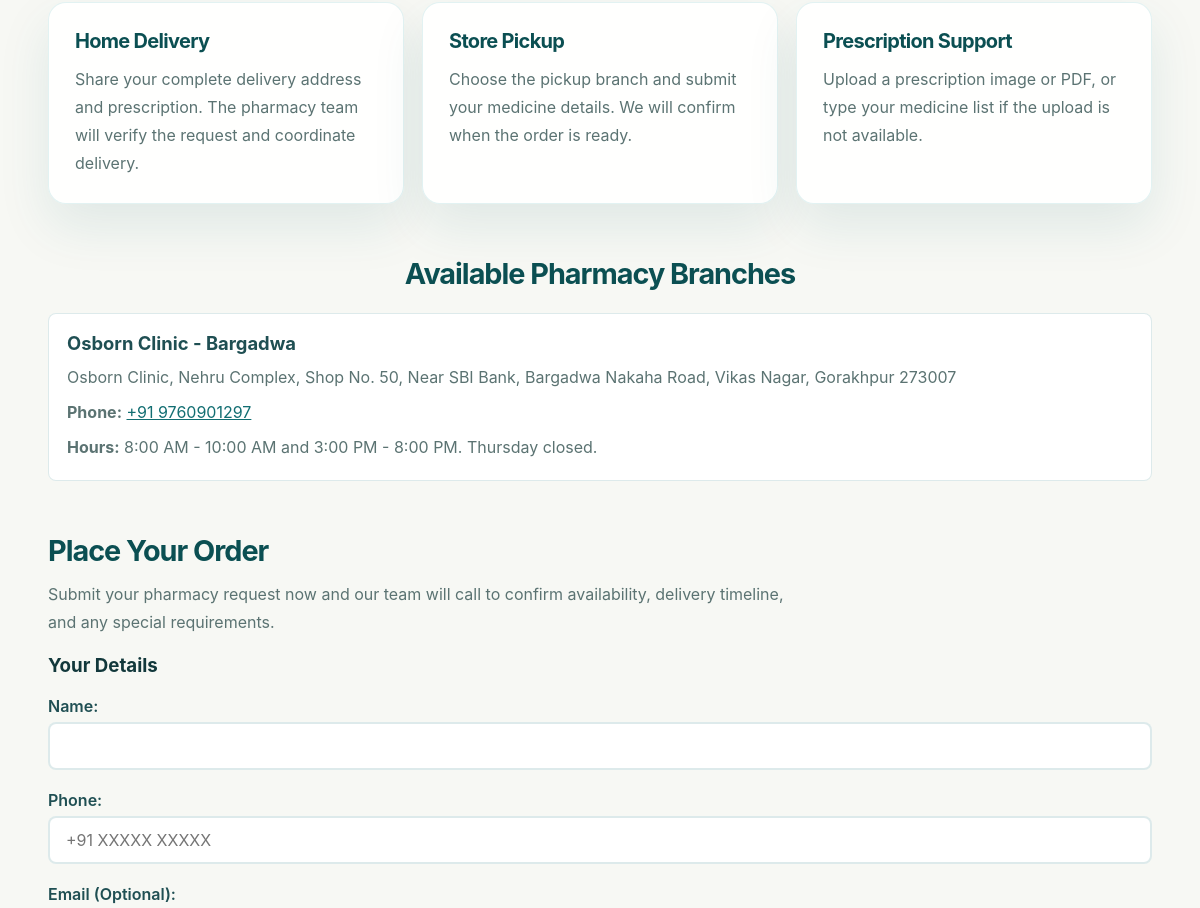
Before: /pharmacy (middle part) with the older database file.
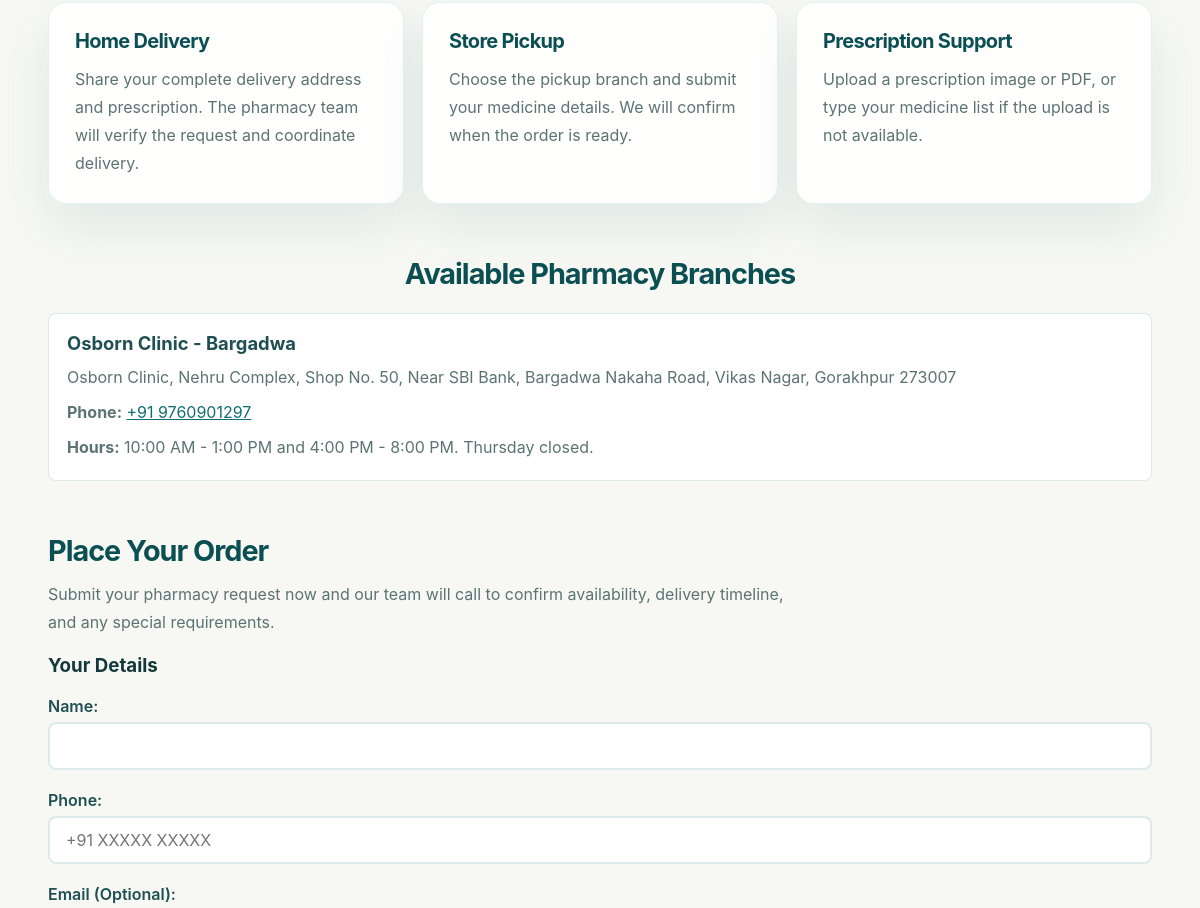
After: the same page with the newer database file.
### main/models.py (models this page shows, shortened)
class Clinic(models.Model):
    name = models.CharField(max_length=120)
    slug = models.SlugField(max_length=140, unique=True, blank=True)
    address = models.TextField()
    phone = models.CharField(max_length=20)
    alternate_phone = models.CharField(max_length=20, blank=True)
    email = models.EmailField(blank=True)
    operating_hours = models.CharField(max_length=160, blank=True)
    services_offered = models.TextField(blank=True)
    offers_consultation = models.BooleanField(default=True)
    offers_pharmacy = models.BooleanField(default=False)
    offers_pathology = models.BooleanField(default=False)
    map_embed_url = models.URLField(max_length=1000, blank=True)
    google_maps_url = models.URLField(max_length=1000, blank=True)
    is_active = models.BooleanField(default=True)
    sort_order = models.PositiveIntegerField(default=0)
    created_at = models.DateTimeField(auto_now_add=True)
    updated_at = models.DateTimeField(auto_now=True)
    class Meta:
        ordering = ['sort_order', 'name']
    def __str__(self):
        return self.name

### main/views.py (the view)
# urls.py: path("pharmacy", views.pharmacy, name="pharmacy"),
def pharmacy(request):
    clinics = Clinic.objects.filter(is_active=True, offers_pharmacy=True)
    if request.method == 'POST':
        form = PharmacyOrderForm(request.POST, request.FILES)
        if form.is_valid():
            order = form.save()
            messages.success(
                request,
                f"Thank you, {order.name}! Your pharmacy request for {order.get_delivery_mode_display()} "
                f"has been received. We'll contact you soon at {order.phone}.",
            )
            return redirect('pharmacy')
    else:
        form = PharmacyOrderForm()
    return render(request, "pharmacy.html", {"clinics": clinics, "form": form})

### templates/pharmacy.html (shortened to what this page needs)
{% extends "base.html" %}
{% block content %}
<section class="service-panel-grid">
    <article class="service-panel">
        <h2>Home Delivery</h2>
        <p>Share your complete delivery address and prescription. The pharmacy team will verify the request and coordinate delivery.</p>
    </article>
    <article class="service-panel">
        <h2>Store Pickup</h2>
        <p>Choose the pickup branch and submit your medicine details. We will confirm when the order is ready.</p>
    </article>
    <article class="service-panel">
        <h2>Prescription Support</h2>
        <p>Upload a prescription image or PDF, or type your medicine list if the upload is not available.</p>
    </article>
</section>
{% if clinics %}
<section class="branch-strip">
    <h2>Available Pharmacy Branches</h2>
    <div class="branch-list">
        {% for clinic in clinics %}
        <article>
            <h3>{{ clinic.name }}</h3>
            <p>{{ clinic.address|linebreaksbr }}</p>
            <p><strong>Phone:</strong> <a href="tel:{{ clinic.phone }}">{{ clinic.phone }}</a>{% if clinic.alternate_phone %}, <a href="tel:{{ clinic.alternate_phone }}">{{ clinic.alternate_phone }}</a>{% endif %}</p>
            {% if clinic.operating_hours %}<p><strong>Hours:</strong> {{ clinic.operating_hours }}</p>{% endif %}
        </article>
        {% endfor %}
    </div>
</section>
{% endif %}
<section class="order-form-section">
    <h2>Place Your Order</h2>
    <p class="section-intro">Submit your pharmacy request now and our team will call to confirm availability, delivery timeline, and any special requirements.</p>
    <form method="post" enctype="multipart/form-data" class="pharmacy-form">
        <div class="form-section">
            <h3>Your Details</h3>
            <div class="form-group">
                {{ form.name.label_tag }}
                {{ form.name }}
            </div>
            <div class="form-group">
                {{ form.phone.label_tag }}
                {{ form.phone }}
            </div>
            <div class="form-group">
                {{ form.email.label_tag }}
            </div>
        </div>
    </form>
</section>
{% endblock %}

Changed rows visible on the page:
changed Clinic "Osborn Clinic - Bargadwa": operating_hours "8:00 AM - 10:00 AM and 3:00 PM - 8:00 PM. Thursday closed." → "10:00 AM - 1:00 PM and 4:00 PM - 8:00 PM. Thursday closed."
